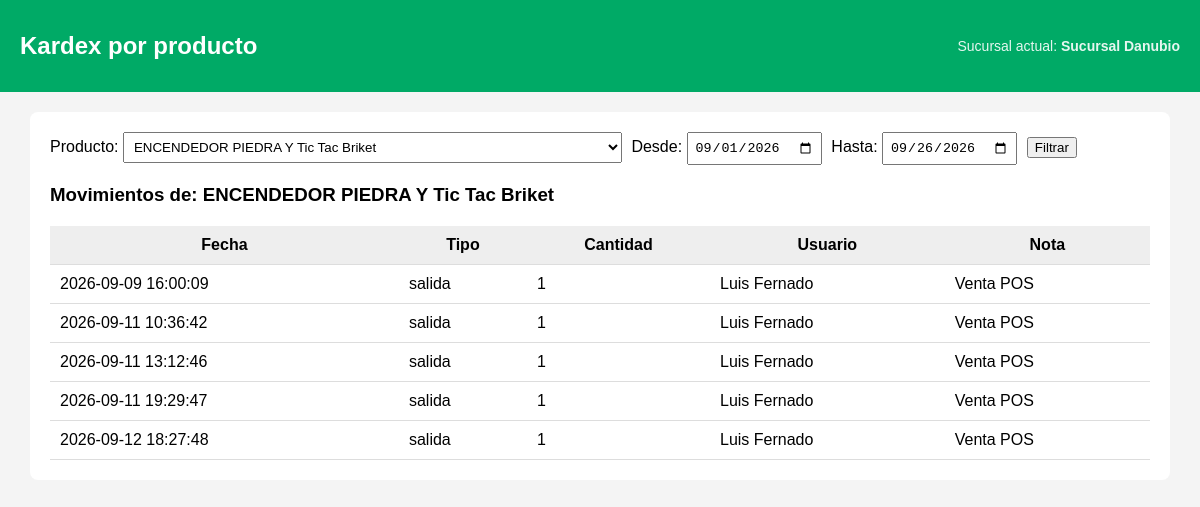
/admin/kardex.php?product_id=871 (signed in), run on an earlier commit of the app's database.
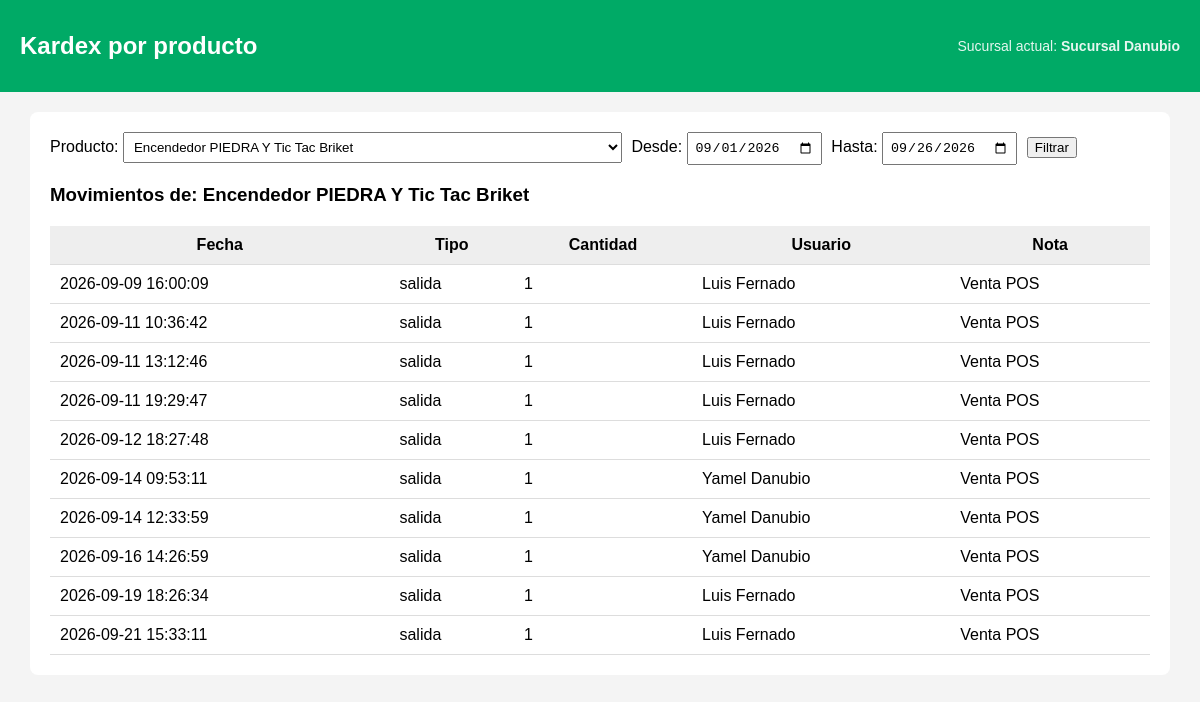
And on a later commit of the database.
### tables this page shows
CREATE TABLE `products` (
  `id` int(11) NOT NULL,
  `category_id` int(11) DEFAULT NULL,
  `subcategory_id` int(11) DEFAULT NULL,
  `sku` int(11) NOT NULL,
  `image` varchar(255) DEFAULT NULL,
  `name` varchar(200) NOT NULL,
  `description` text DEFAULT NULL,
  `price` decimal(10,2) NOT NULL DEFAULT 0.00,
  `min_quantity` int(11) DEFAULT 0,
  `cost` decimal(10,2) NOT NULL DEFAULT 0.00,
  `tax_percent` decimal(5,2) DEFAULT 0.00,
  `active` tinyint(1) DEFAULT 1,
  `created_at` timestamp NOT NULL DEFAULT current_timestamp(),
  `cost_initial` decimal(12,2) DEFAULT 0.00,
  `packaging_type` varchar(50) DEFAULT 'unidad',
  `packaging_qty` int(11) DEFAULT 1,
  `iva_percent` decimal(5,2) DEFAULT 0.00,
  `margin_percent` decimal(5,2) DEFAULT 0.00,
  `price_unit` decimal(12,2) DEFAULT 0.00,
  `stock` int(11) DEFAULT 0,
  `rounding_enabled` tinyint(1) NOT NULL DEFAULT 1
);

### admin/kardex.php (the view, shortened to what this page needs)
<?php
$pdo = DB::getConnection();
$currentBranchId   = $_SESSION['branch_id']   ?? null;
$currentBranchName = $_SESSION['branch_name'] ?? null;
$productId = intval($_GET['product_id'] ?? 0);
$start     = $_GET['start'] ?? date('Y-m-01');
$end       = $_GET['end']   ?? date('Y-m-d');
$products = $pdo->query("
    SELECT id, name FROM products WHERE active = 1 ORDER BY name
")->fetchAll(PDO::FETCH_ASSOC);
$movements = [];
$currentProductName = "";
if ($productId > 0) {
    $stmt = $pdo->prepare("SELECT name FROM products WHERE id=?");
    $stmt->execute([$productId]);
    $currentProductName = $stmt->fetchColumn();
    $stmt = $pdo->prepare("
        SELECT
            m.id,
            m.type,
            m.quantity,
            m.note,
            m.created_at,
            u.name AS user_name
        FROM inventory_movements m
        JOIN users u ON u.id = m.user_id
        WHERE m.product_id = ?
          AND m.branch_id  = ?
          AND DATE(m.created_at) BETWEEN ? AND ?
        ORDER BY m.created_at ASC, m.id ASC
    ");
    $stmt->execute([$productId, $currentBranchId, $start, $end]);
    $movements = $stmt->fetchAll(PDO::FETCH_ASSOC);
}
?>
<!DOCTYPE html>
<html lang="es">
<head>
</head>
<body>
<header>
    <h2>Kardex por producto</h2>
    <div class="branch">Sucursal actual: <strong><?= htmlspecialchars($currentBranchName) ?></strong></div>
</header>
<div class="container">
<form method="GET" action="kardex.php">
    <label>Producto:</label>
    <select name="product_id" required>
        <?php foreach ($products as $p): ?>
            <option value="<?= $p['id'] ?>" <?= $p['id'] == $productId ? 'selected' : '' ?>>
                <?= htmlspecialchars($p['name']) ?>
            </option>
        <?php endforeach; ?>
    </select>
    <label>Desde:</label>
    <input type="date" name="start" value="<?= $start ?>">
    <label>Hasta:</label>
    <input type="date" name="end" value="<?= $end ?>">
    <button type="submit">Filtrar</button>
</form>
<?php if ($productId && $currentProductName): ?>
    <h3>Movimientos de: <?= htmlspecialchars($currentProductName) ?></h3>
    <table>
        <thead>
            <tr>
                <th>Fecha</th>
                <th>Tipo</th>
                <th>Cantidad</th>
                <th>Usuario</th>
                <th>Nota</th>
            </tr>
        </thead>
        <tbody>
            <?php foreach ($movements as $m): ?>
            <tr>
                <td><?= $m['created_at'] ?></td>
                <td><?= htmlspecialchars($m['type']) ?></td>
                <td><?= (int)$m['quantity'] ?></td>
                <td><?= htmlspecialchars($m['user_name']) ?></td>
                <td><?= htmlspecialchars($m['note']) ?></td>
            </tr>
            <?php endforeach; ?>
        </tbody>
    </table>
<?php endif; ?>
</div>
</body>
</html>

What changed in the data, as far as the page shows it:
changed products: name "ENCENDEDOR PIEDRA Y Tic Tac Briket" → "Encendedor PIEDRA Y Tic Tac Briket"
Also different on the page:
form field product_id: "ENCENDEDOR PIEDRA Y Tic Tac Briket" → "Encendedor PIEDRA Y Tic Tac Briket"
new list line: "2026-09-14 09:53:11 salida 1 Yamel Danubio Venta POS"
new list line: "2026-09-14 12:33:59 salida 1 Yamel Danubio Venta POS"
new list line: "2026-09-16 14:26:59 salida 1 Yamel Danubio Venta POS"
new list line: "2026-09-19 18:26:34 salida 1 Luis Fernado Venta POS"
new list line: "2026-09-21 15:33:11 salida 1 Luis Fernado Venta POS"
